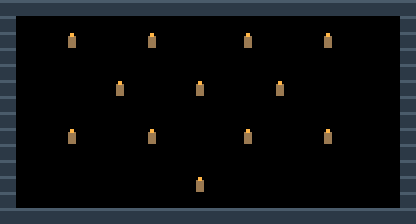

This is a level from a 2D game, rendered from its Tiled map with the project's own tilesets. A one-line summary and the complete map file follow:
An orthogonal 26x14 tile map with 16x16 px tiles, 2 tile layers (terreno, marcadores).

<map version="1.10" tiledversion="1.11.0" orientation="orthogonal" renderorder="right-down" width="26" height="14" tilewidth="16" tileheight="16" infinite="0" nextlayerid="3" nextobjectid="1">
 <properties>
  <property name="tipo" value="santuario" />
  <property name="nombre" value="faro" />
 </properties>
 <tileset firstgid="1" source="muelle.tsx" />
 <layer id="1" name="terreno" width="26" height="14">
  <data encoding="csv">
1,1,1,1,1,1,1,1,1,1,1,1,1,1,1,1,1,1,1,1,1,1,1,1,1,1,
1,0,0,0,0,0,0,0,0,0,0,0,0,0,0,0,0,0,0,0,0,0,0,0,0,1,
1,0,0,0,0,0,0,0,0,0,0,0,0,0,0,0,0,0,0,0,0,0,0,0,0,1,
1,0,0,0,0,0,0,0,0,0,0,0,0,0,0,0,0,0,0,0,0,0,0,0,0,1,
1,0,0,0,0,0,0,0,0,0,0,0,0,0,0,0,0,0,0,0,0,0,0,0,0,1,
1,0,0,0,0,0,0,0,0,0,0,0,0,0,0,0,0,0,0,0,0,0,0,0,0,1,
1,0,0,0,0,0,0,0,0,0,0,0,0,0,0,0,0,0,0,0,0,0,0,0,0,1,
1,0,0,0,0,0,0,0,0,0,0,0,0,0,0,0,0,0,0,0,0,0,0,0,0,1,
1,0,0,0,0,0,0,0,0,0,0,0,0,0,0,0,0,0,0,0,0,0,0,0,0,1,
1,0,0,0,0,0,0,0,0,0,0,0,0,0,0,0,0,0,0,0,0,0,0,0,0,1,
1,0,0,0,0,0,0,0,0,0,0,0,0,0,0,0,0,0,0,0,0,0,0,0,0,1,
1,0,0,0,0,0,0,0,0,0,0,0,0,0,0,0,0,0,0,0,0,0,0,0,0,1,
1,0,0,0,0,0,0,0,0,0,0,0,0,0,0,0,0,0,0,0,0,0,0,0,0,1,
1,1,1,1,1,1,1,1,1,1,1,1,1,1,1,1,1,1,1,1,1,1,1,1,1,1
</data>
 </layer>
 <layer id="2" name="marcadores" width="26" height="14">
  <data encoding="csv">
0,0,0,0,0,0,0,0,0,0,0,0,0,0,0,0,0,0,0,0,0,0,0,0,0,0,
0,0,0,0,0,0,0,0,0,0,0,0,0,0,0,0,0,0,0,0,0,0,0,0,0,0,
0,0,0,0,4,0,0,0,0,4,0,0,0,0,0,4,0,0,0,0,4,0,0,0,0,0,
0,0,0,0,0,0,0,0,0,0,0,0,0,0,0,0,0,0,0,0,0,0,0,0,0,0,
0,0,0,0,0,0,0,0,0,0,0,0,0,0,0,0,0,0,0,0,0,0,0,0,0,0,
0,0,0,0,0,0,0,4,0,0,0,0,4,0,0,0,0,4,0,0,0,0,0,0,0,0,
0,0,0,0,0,0,0,0,0,0,0,0,0,0,0,0,0,0,0,0,0,0,0,0,0,0,
0,0,0,0,0,0,0,0,0,0,0,0,0,0,0,0,0,0,0,0,0,0,0,0,0,0,
0,0,0,0,4,0,0,0,0,4,0,0,0,0,0,4,0,0,0,0,4,0,0,0,0,0,
0,0,0,0,0,0,0,0,0,0,0,0,0,0,0,0,0,0,0,0,0,0,0,0,0,0,
0,0,0,0,0,0,0,0,0,0,0,0,0,0,0,0,0,0,0,0,0,0,0,0,0,0,
0,0,0,0,0,0,0,0,0,0,0,0,4,0,0,0,0,0,0,0,0,0,0,0,0,0,
0,0,0,0,0,0,0,0,0,0,0,0,0,0,0,0,0,0,0,0,0,0,0,0,0,0,
0,0,0,0,0,0,0,0,0,0,0,0,0,0,0,0,0,0,0,0,0,0,0,0,0,0
</data>
 </layer>
</map>
